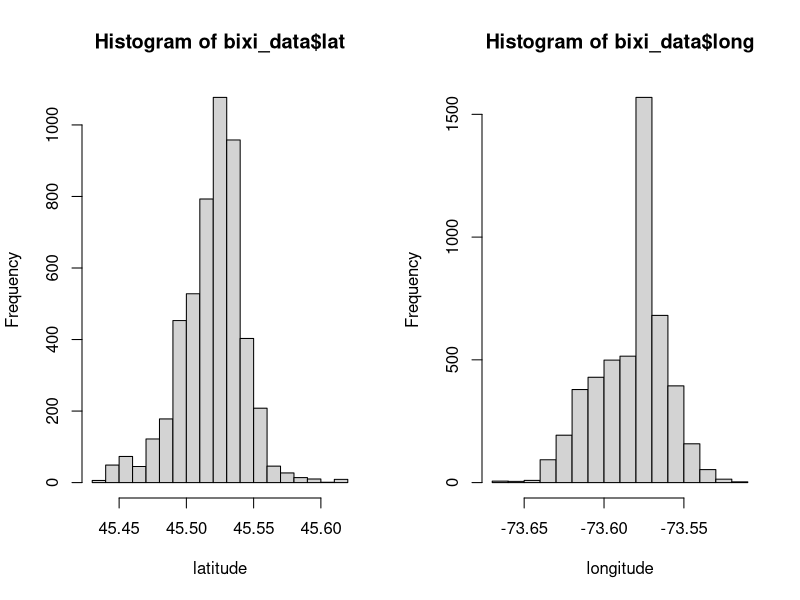
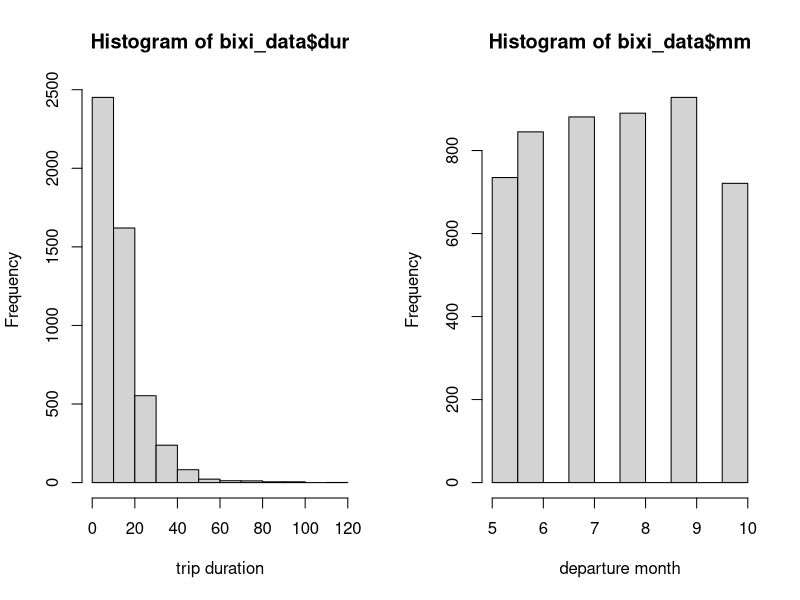
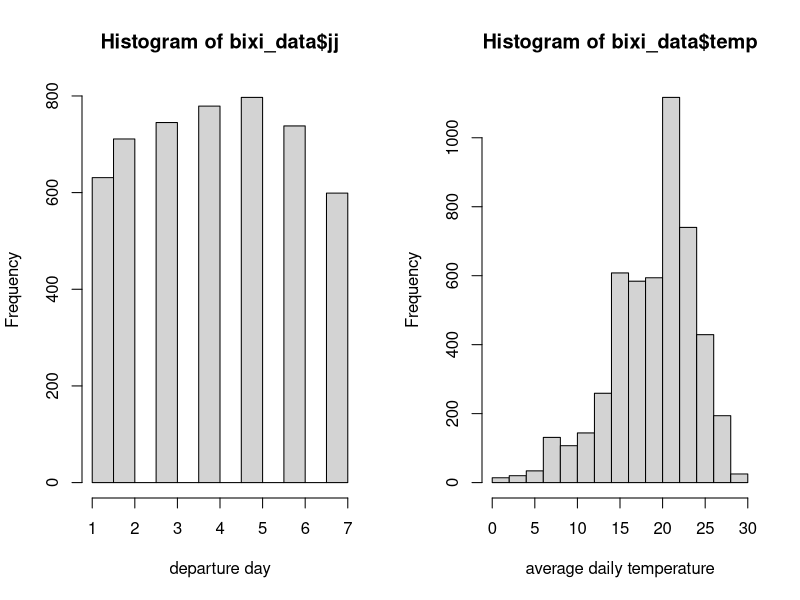
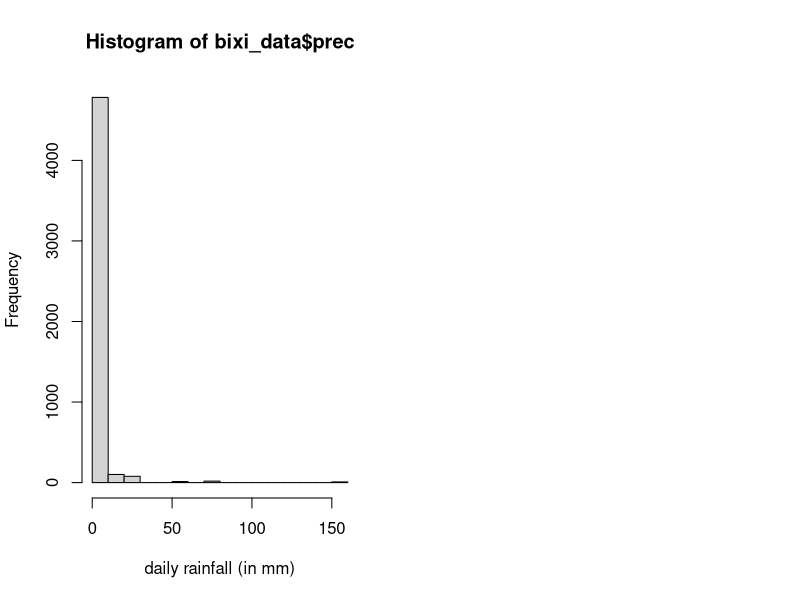

Here is the R script that generated these plots, in order:
## ---- chunk 1
knitr::opts_chunk$set(echo = TRUE)
## ---- chunk 2
bixi_data <- read.csv("bixi_part_1.csv")
head(bixi_data)
## ---- chunk 3
summary(bixi_data)
summary<-sapply(bixi_data,function(x) c(mean(x),sd(x),min(x),max(x),length(x)))
row.names(summary)<-c("mean","sd","min","max","n")
summary
## ---- chunk 4
par(mfrow=c(1,2))
hist(bixi_data$lat,xlab="latitude")
hist(bixi_data$long,xlab="longitude")
hist(bixi_data$dur,xlab="trip duration")
hist(bixi_data$mm,xlab="departure month")
hist(bixi_data$jj,xlab="departure day")
hist(bixi_data$temp,xlab="average daily temperature")
hist(bixi_data$prec,xlab="daily rainfall (in mm)")
